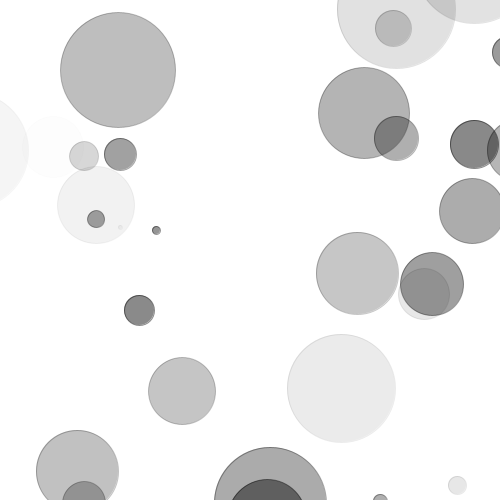
Frame 1 (no input)
Frame 60 (the mouse pressed at the canvas centre just before this capture): identical to frame 1, image omitted
Frame 120 (the mouse held since frame 60 and released just before this capture): identical to frame 1, image omitted

The Processing sketch that drew this single still picture (run headless with seeded random() and noise(); from frame 60 on, the mouse is pressed at the canvas centre):

// Processing sketch: EP_14_3
// ── EP_14_3.pde
int dx = 0;
int dy = 0;
int num = 100;
int[] treex = new int [num];
int[] treey = new int[num];
int[] treesize = new int[num];
int[] treealpha = new int [num];

void setup(){
  size(500,500);
  
  for (int i = 0; i < num; i++){
    treex[i] = (int) random(width * 2);
    treey[i] = (int) random(height *2);
    treesize[i] = (int) random((width + height) / 8);
    treealpha[i] = (int) random(128);
  }
}

void draw(){
  background(255);
  //move the canvas by the current dx, dy amount.
  translate(dx - (int) (width / 2), dy - (int) (height / 2));
  for (int i = 0; i <100; i ++){
    fill (0,0,0, treealpha[i]);
    stroke(0,0,0, treealpha[i]);
    ellipse(treex[i],treey[i],treesize[i],treesize[i]);
  }
    
}

void keyPressed(){ //have arrow keys change dx and dy
  if (key == CODED) {
    if (keyCode == DOWN) {
      dy = dy - (int) (height / 10);
    }
    if (keyCode == UP) {
      dy = dy + (int) (height / 10);
    }
    if (keyCode == RIGHT) {
      dx = dx - (int) (width / 10);
    }
    if (keyCode == LEFT) {
      dx = dx + (int) (width / 10);
    }
  }
}
